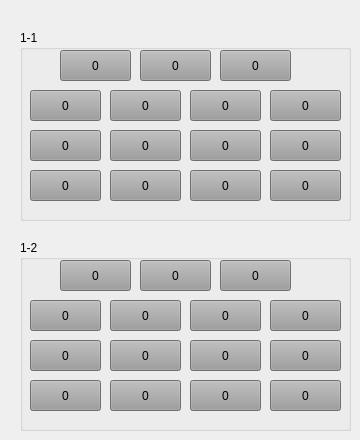
          <widget class="QWidget" name="tab_8">
           <attribute name="title">
            <string>风扇</string>
           </attribute>
           <widget class="QGroupBox" name="groupBox">
            <property name="geometry">
             <rect>
              <x>20</x>
              <y>30</y>
              <width>331</width>
              <height>191</height>
             </rect>
            </property>
            <property name="title">
             <string>1-1</string>
            </property>
            <widget class="QPushButton" name="pushButton">
             <property name="geometry">
              <rect>
               <x>40</x>
               <y>20</y>
               <width>71</width>
               <height>31</height>
              </rect>
             </property>
             <property name="styleSheet">
              <string notr="true">background-color: rgb(156, 156, 156);</string>
             </property>
             <property name="text">
              <string>0</string>
             </property>
            </widget>
            <widget class="QPushButton" name="pushButton_2">
             <property name="geometry">
              <rect>
               <x>120</x>
               <y>20</y>
               <width>71</width>
               <height>31</height>
              </rect>
             </property>
             <property name="styleSheet">
              <string notr="true">background-color: rgb(156, 156, 156);</string>
             </property>
             <property name="text">
              <string>0</string>
             </property>
            </widget>
            <widget class="QPushButton" name="pushButton_3">
             <property name="geometry">
              <rect>
               <x>200</x>
               <y>20</y>
               <width>71</width>
               <height>31</height>
              </rect>
             </property>
             <property name="styleSheet">
              <string notr="true">background-color: rgb(156, 156, 156);</string>
             </property>
             <property name="text">
              <string>0</string>
             </property>
            </widget>
            <widget class="QPushButton" name="pushButton_4">
             <property name="geometry">
              <rect>
               <x>90</x>
               <y>60</y>
               <width>71</width>
               <height>31</height>
              </rect>
             </property>
             <property name="styleSheet">
              <string notr="true">background-color: rgb(156, 156, 156);</string>
             </property>
             <property name="text">
              <string>0</string>
             </property>
            </widget>
            <widget class="QPushButton" name="pushButton_5">
             <property name="geometry">
              <rect>
               <x>10</x>
               <y>60</y>
               <width>71</width>
               <height>31</height>
              </rect>
             </property>
             <property name="styleSheet">
              <string notr="true">background-color: rgb(156, 156, 156);</string>
             </property>
             <property name="text">
              <string>0</string>
             </property>
            </widget>
            <widget class="QPushButton" name="pushButton_6">
             <property name="geometry">
              <rect>
               <x>170</x>
               <y>60</y>
               <width>71</width>
               <height>31</height>
              </rect>
             </property>
             <property name="styleSheet">
              <string notr="true">background-color: rgb(156, 156, 156);</string>
             </property>
             <property name="text">
              <string>0</string>
             </property>
            </widget>
            <widget class="QPushButton" name="pushButton_7">
             <property name="geometry">
              <rect>
               <x>250</x>
               <y>60</y>
               <width>71</width>
               <height>31</height>
              </rect>
             </property>
             <property name="styleSheet">
              <string notr="true">background-color: rgb(156, 156, 156);</string>
             </property>
             <property name="text">
              <string>0</string>
             </property>
            </widget>
            <widget class="QPushButton" name="pushButton_8">
             <property name="geometry">
              <rect>
               <x>250</x>
               <y>100</y>
               <width>71</width>
               <height>31</height>
              </rect>
             </property>
             <property name="styleSheet">
              <string notr="true">background-color: rgb(156, 156, 156);</string>
             </property>
             <property name="text">
              <string>0</string>
             </property>
            </widget>
            <widget class="QPushButton" name="pushButton_9">
             <property name="geometry">
              <rect>
               <x>170</x>
               <y>100</y>
               <width>71</width>
               <height>31</height>
              </rect>
             </property>
             <property name="styleSheet">
              <string notr="true">background-color: rgb(156, 156, 156);</string>
             </property>
             <property name="text">
              <string>0</string>
             </property>
            </widget>
            <widget class="QPushButton" name="pushButton_10">
             <property name="geometry">
              <rect>
               <x>10</x>
               <y>100</y>
               <width>71</width>
               <height>31</height>
              </rect>
             </property>
             <property name="styleSheet">
              <string notr="true">background-color: rgb(156, 156, 156);</string>
             </property>
             <property name="text">
              <string>0</string>
             </property>
            </widget>
            <widget class="QPushButton" name="pushButton_11">
             <property name="geometry">
              <rect>
               <x>90</x>
               <y>100</y>
               <width>71</width>
               <height>31</height>
              </rect>
             </property>
             <property name="styleSheet">
              <string notr="true">background-color: rgb(156, 156, 156);</string>
             </property>
             <property name="text">
              <string>0</string>
             </property>
            </widget>
            <widget class="QPushButton" name="pushButton_12">
             <property name="geometry">
              <rect>
               <x>250</x>
               <y>140</y>
               <width>71</width>
               <height>31</height>
              </rect>
             </property>
             <property name="styleSheet">
              <string notr="true">background-color: rgb(156, 156, 156);</string>
             </property>
             <property name="text">
              <string>0</string>
             </property>
            </widget>
            <widget class="QPushButton" name="pushButton_13">
             <property name="geometry">
              <rect>
               <x>10</x>
               <y>140</y>
               <width>71</width>
               <height>31</height>
              </rect>
             </property>
             <property name="styleSheet">
              <string notr="true">background-color: rgb(156, 156, 156);</string>
             </property>
             <property name="text">
              <string>0</string>
             </property>
            </widget>
            <widget class="QPushButton" name="pushButton_14">
             <property name="geometry">
              <rect>
               <x>170</x>
               <y>140</y>
               <width>71</width>
               <height>31</height>
              </rect>
             </property>
             <property name="styleSheet">
              <string notr="true">background-color: rgb(156, 156, 156);</string>
             </property>
             <property name="text">
              <string>0</string>
             </property>
            </widget>
            <widget class="QPushButton" name="pushButton_15">
             <property name="geometry">
              <rect>
               <x>90</x>
               <y>140</y>
               <width>71</width>
               <height>31</height>
              </rect>
             </property>
             <property name="styleSheet">
              <string notr="true">background-color: rgb(156, 156, 156);</string>
             </property>
             <property name="text">
              <string>0</string>
             </property>
            </widget>
           </widget>
           <widget class="QGroupBox" name="groupBox_2">
            <property name="geometry">
             <rect>
              <x>20</x>
              <y>240</y>
              <width>331</width>
              <height>191</height>
             </rect>
            </property>
            <property name="title">
             <string>1-2</string>
            </property>
            <widget class="QPushButton" name="pushButton_16">
             <property name="geometry">
              <rect>
               <x>40</x>
               <y>20</y>
               <width>71</width>
               <height>31</height>
              </rect>
             </property>
             <property name="styleSheet">
              <string notr="true">background-color: rgb(156, 156, 156);</string>
             </property>
             <property name="text">
              <string>0</string>
             </property>
            </widget>
            <widget class="QPushButton" name="pushButton_17">
             <property name="geometry">
              <rect>
               <x>120</x>
               <y>20</y>
               <width>71</width>
               <height>31</height>
              </rect>
             </property>
             <property name="styleSheet">
              <string notr="true">background-color: rgb(156, 156, 156);</string>
             </property>
             <property name="text">
              <string>0</string>
             </property>
            </widget>
            <widget class="QPushButton" name="pushButton_18">
             <property name="geometry">
              <rect>
               <x>200</x>
               <y>20</y>
               <width>71</width>
               <height>31</height>
              </rect>
             </property>
             <property name="styleSheet">
              <string notr="true">background-color: rgb(156, 156, 156);</string>
             </property>
             <property name="text">
              <string>0</string>
             </property>
            </widget>
            <widget class="QPushButton" name="pushButton_19">
             <property name="geometry">
              <rect>
               <x>90</x>
               <y>60</y>
               <width>71</width>
               <height>31</height>
              </rect>
             </property>
             <property name="styleSheet">
              <string notr="true">background-color: rgb(156, 156, 156);</string>
             </property>
             <property name="text">
              <string>0</string>
             </property>
            </widget>
            <widget class="QPushButton" name="pushButton_20">
             <property name="geometry">
              <rect>
               <x>10</x>
               <y>60</y>
               <width>71</width>
               <height>31</height>
              </rect>
             </property>
             <property name="styleSheet">
              <string notr="true">background-color: rgb(156, 156, 156);</string>
             </property>
             <property name="text">
              <string>0</string>
             </property>
            </widget>
            <widget class="QPushButton" name="pushButton_21">
             <property name="geometry">
              <rect>
               <x>170</x>
               <y>60</y>
               <width>71</width>
               <height>31</height>
              </rect>
             </property>
             <property name="styleSheet">
              <string notr="true">background-color: rgb(156, 156, 156);</string>
             </property>
             <property name="text">
              <string>0</string>
             </property>
            </widget>
            <widget class="QPushButton" name="pushButton_22">
             <property name="geometry">
              <rect>
               <x>250</x>
               <y>60</y>
               <width>71</width>
               <height>31</height>
              </rect>
             </property>
             <property name="styleSheet">
              <string notr="true">background-color: rgb(156, 156, 156);</string>
             </property>
             <property name="text">
              <string>0</string>
             </property>
            </widget>
            <widget class="QPushButton" name="pushButton_23">
             <property name="geometry">
              <rect>
               <x>250</x>
               <y>100</y>
               <width>71</width>
               <height>31</height>
              </rect>
             </property>
             <property name="styleSheet">
              <string notr="true">background-color: rgb(156, 156, 156);</string>
             </property>
             <property name="text">
              <string>0</string>
             </property>
            </widget>
            <widget class="QPushButton" name="pushButton_24">
             <property name="geometry">
              <rect>
               <x>170</x>
               <y>100</y>
               <width>71</width>
               <height>31</height>
              </rect>
             </property>
             <property name="styleSheet">
              <string notr="true">background-color: rgb(156, 156, 156);</string>
             </property>
             <property name="text">
              <string>0</string>
             </property>
            </widget>
            <widget class="QPushButton" name="pushButton_25">
             <property name="geometry">
              <rect>
               <x>10</x>
               <y>100</y>
               <width>71</width>
               <height>31</height>
              </rect>
             </property>
             <property name="styleSheet">
              <string notr="true">background-color: rgb(156, 156, 156);</string>
             </property>
             <property name="text">
              <string>0</string>
             </property>
            </widget>
            <widget class="QPushButton" name="pushButton_26">
             <property name="geometry">
              <rect>
               <x>90</x>
               <y>100</y>
               <width>71</width>
               <height>31</height>
              </rect>
             </property>
             <property name="styleSheet">
              <string notr="true">background-color: rgb(156, 156, 156);</string>
             </property>
             <property name="text">
              <string>0</string>
             </property>
            </widget>
            <widget class="QPushButton" name="pushButton_27">
             <property name="geometry">
              <rect>
               <x>250</x>
               <y>140</y>
               <width>71</width>
               <height>31</height>
              </rect>
             </property>
             <property name="styleSheet">
              <string notr="true">background-color: rgb(156, 156, 156);</string>
             </property>
             <property name="text">
              <string>0</string>
             </property>
            </widget>
            <widget class="QPushButton" name="pushButton_28">
             <property name="geometry">
              <rect>
               <x>10</x>
               <y>140</y>
               <width>71</width>
               <height>31</height>
              </rect>
             </property>
             <property name="styleSheet">
              <string notr="true">background-color: rgb(156, 156, 156);</string>
             </property>
             <property name="text">
              <string>0</string>
             </property>
            </widget>
            <widget class="QPushButton" name="pushButton_29">
             <property name="geometry">
              <rect>
               <x>170</x>
               <y>140</y>
               <width>71</width>
               <height>31</height>
              </rect>
             </property>
             <property name="styleSheet">
              <string notr="true">background-color: rgb(156, 156, 156);</string>
             </property>
             <property name="text">
              <string>0</string>
             </property>
            </widget>
            <widget class="QPushButton" name="pushButton_30">
             <property name="geometry">
              <rect>
               <x>90</x>
               <y>140</y>
               <width>71</width>
               <height>31</height>
              </rect>
             </property>
             <property name="styleSheet">
              <string notr="true">background-color: rgb(156, 156, 156);</string>
             </property>
             <property name="text">
              <string>0</string>
             </property>
            </widget>
           </widget>
          </widget>
